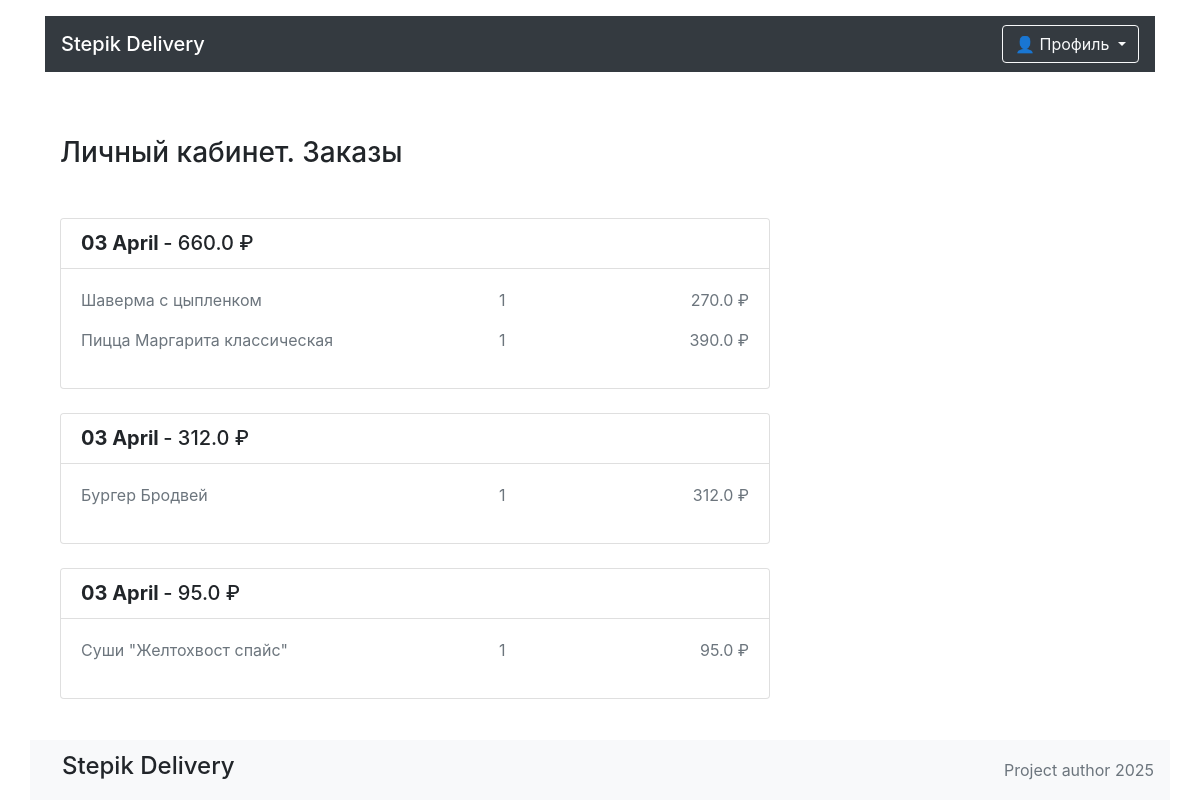
/account (signed in), run on the app's committed database.
### orm_models/order.py (models this page shows, shortened)
class OrderORMModel(SQLModel, table=True):
	__tablename__ = "orders"
	id: int | None = Field(default=None, primary_key=True)
	user_id: int = Field(foreign_key="users.id")
	created_at: datetime = Field(default_factory=datetime.now)
	status: str = "pending"
	address: str | None
	total: float
	user: UserORMModel = Relationship(back_populates="orders", sa_relationship_kwargs={"lazy": "selectin"})
	items: list[ItemOrder] = Relationship(back_populates="order", sa_relationship_kwargs={"lazy": "selectin"})

### orm_models/item_order.py (models this page shows, shortened)
class ItemOrder(SQLModel, table=True):
    id: int | None = Field(default=None, primary_key=True)
    item_id: int = Field(foreign_key="delivery_items.id")
    order_id: int = Field(foreign_key="orders.id")
    quantity: int
    price: float
    item: "DeliveryItemORMModel" = Relationship(back_populates="orders", sa_relationship_kwargs={"lazy": "selectin"})
    order: "OrderORMModel" = Relationship(back_populates="items")

### orm_models/delivery_item.py (models this page shows, shortened)
class DeliveryItemORMModel(SQLModel, table=True):
	__tablename__ = "delivery_items"
	id: int | None = Field(default=None, primary_key=True)
	title: str
	price: int
	description: str
	picture: str
	category_id: int = Field(foreign_key='delivery_categories.id')
	category: DeliveryCategoryORMModel | None = Relationship(back_populates="delivery_items")
	orders: list["ItemOrder"] = Relationship(back_populates="item")

### main.py (the view)
@app.get("/account", response_class=HTMLResponse)
async def account(request: Request):
	token = request.cookies.get("access_token")
	logger.debug(token)
	context: dict = app_manager.get_auth_context(token)
	order: OrderORMModel = app_manager.get_order_by_auth_context(context)
	try:
		order_history: list[OrderORMModel] = app_manager.get_order_history(context["user_id"])
		no_orders = False
	except NoOrderHistoryException:
		order_history = []
		no_orders = True
	template_response = templates.TemplateResponse(request=request, name="account.html", context={"context": context, "order": order, "orders": order_history, "no_orders": no_orders})
	return template_response

### templates/account.html (shortened to what this page needs)
{% extends "base.html" %}
{% block content %}
  <main class="container">
    <section class="row">
      <div class="col-12 col-lg-8">
        <h1 class="h3 my-5">Личный кабинет. Заказы</h1>
        {% if not no_orders %}
        {% for order in orders %}
          <div class="card mt-4">
            <ul class="list-group list-group-flush">
              <li class="list-group-item">
                <div class="row">
                  <div class="col-7 col-lg-9">
                    <span class="h5 font-weight-bold">{{ order.created_at.strftime('%d %B') }}</span>
                    <span class="h5">- {{ order.total }} ₽</span>
                  </div>
                </div>
              </li>
              <div class="card-body">
                <div class="row">
                  {% for item_order in order.items %}
                    <p class="col-6 text-muted">{{ item_order.item.title }}</p>
                    <p class="col-3 text-muted text-center">{{ item_order.quantity }}</p>
                    <p class="col-3 text-muted text-right">{{ item_order.sum_price }} ₽</p>
                  {% endfor %}
                </div>
              </div>
            </ul>
          </div>
        {% endfor %}
        {% endif %}
      </div>
    </section>
  </main>
{% endblock %}

### templates/base.html (style rules this page uses)
html { position: relative; min-height: 100%; }
body { margin-bottom: 60px; }

### data on the page
OrderORMModel: created_at "03 April", total "660.0"
ItemOrder: item "Шаверма с цыпленком", quantity "1", sum_price "270.0"
ItemOrder: item "Пицца Маргарита классическая", quantity "1", sum_price "390.0"
OrderORMModel: created_at "03 April", total "312.0"
ItemOrder: item "Бургер Бродвей", quantity "1", sum_price "312.0"
OrderORMModel: created_at "03 April", total "95.0"
ItemOrder: item "Суши \"Желтохвост спайс\"", quantity "1", sum_price "95.0"
